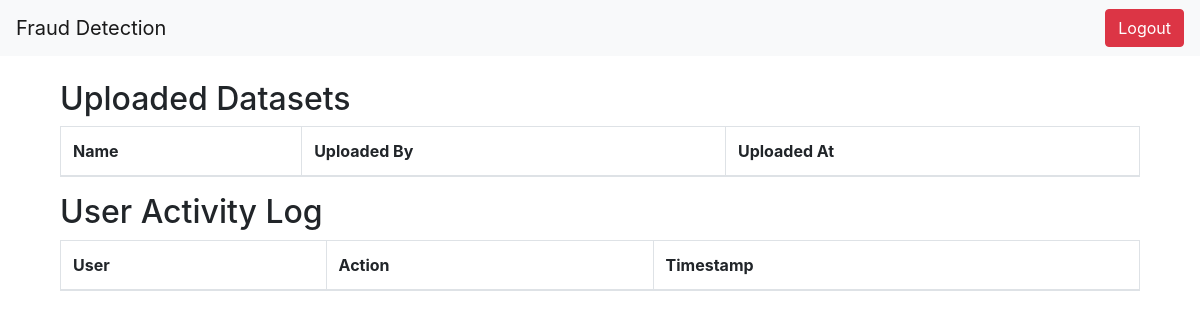
Page /admin_dashboard/ (signed in) on the earlier database version.
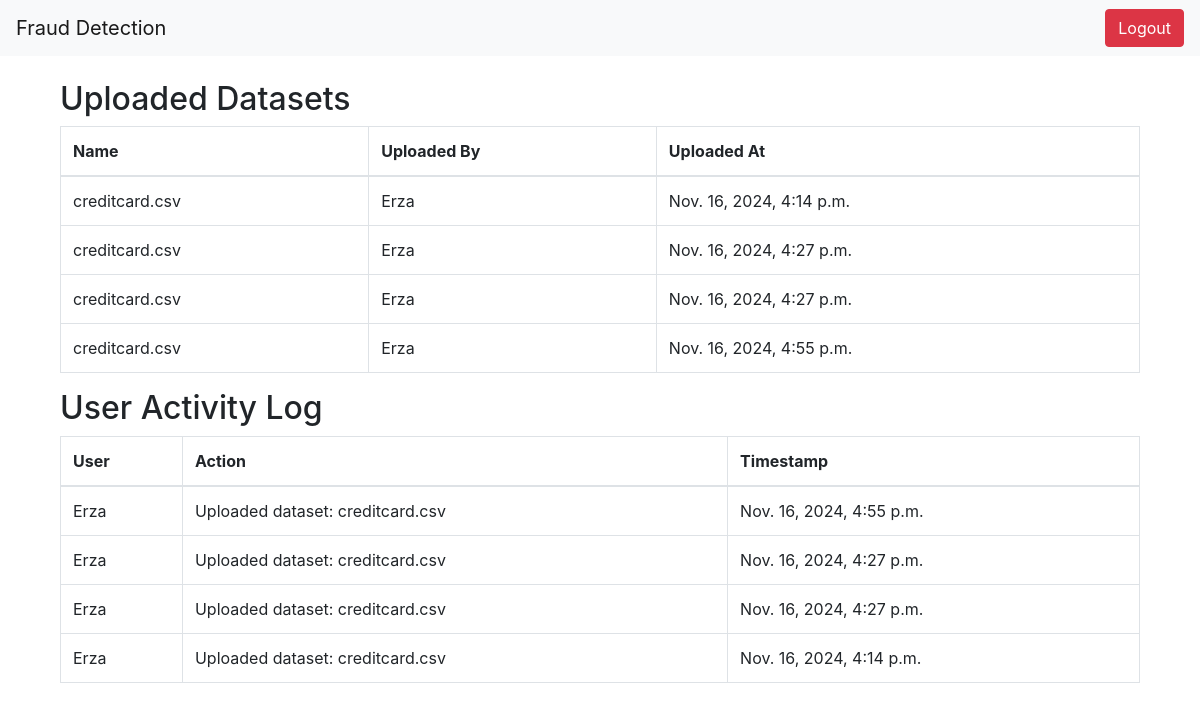
Same page on the later database version.
### detection/models.py (models this page shows, shortened)
class Dataset(models.Model):
    name = models.CharField(max_length=255)
    file = models.FileField(upload_to='datasets/')
    uploaded_at = models.DateTimeField(auto_now_add=True)
    uploaded_by = models.ForeignKey(User, on_delete=models.CASCADE)

class UserActivityLog(models.Model):
    user = models.ForeignKey(User, on_delete=models.CASCADE)
    action = models.CharField(max_length=255)
    timestamp = models.DateTimeField(auto_now_add=True)

### detection/views.py (the view)
# urls.py: path('admin_dashboard/', views.admin_dashboard_view, name='admin_dashboard'),  # Admin dashboard
@login_required
@user_passes_test(is_admin)
def admin_dashboard_view(request):
    datasets = Dataset.objects.all()  # Admin can see all datasets
    user_activity = UserActivityLog.objects.order_by('-timestamp')[:10]  # Last 10 actions
    return render(request, 'admin_dashboard.html', {
        'datasets': datasets,
        'user_activity': user_activity,
    })

### detection/views.py (called while the page is built)
def is_admin(user):
    return user.is_superuser

### detection/templates/admin_dashboard.html (shortened to what this page needs)
{% extends 'base.html' %}
{% block content %}
<div class="container mt-4">
    <h2>Uploaded Datasets</h2>
    <table class="table table-bordered">
        <thead>
            <tr>
                <th>Name</th>
                <th>Uploaded By</th>
                <th>Uploaded At</th>
            </tr>
        </thead>
        <tbody>
            {% for dataset in datasets %}
            <tr>
                <td>{{ dataset.name }}</td>
                <td>{{ dataset.uploaded_by.username }}</td>
                <td>{{ dataset.uploaded_at }}</td>
            </tr>
            {% endfor %}
        </tbody>
    </table>
    <h2>User Activity Log</h2>
    <table class="table table-bordered">
        <thead>
            <tr>
                <th>User</th>
                <th>Action</th>
                <th>Timestamp</th>
            </tr>
        </thead>
        <tbody>
            {% for log in user_activity %}
            <tr>
                <td>{{ log.user.username }}</td>
                <td>{{ log.action }}</td>
                <td>{{ log.timestamp }}</td>
            </tr>
            {% endfor %}
        </tbody>
    </table>
</div>
{% endblock %}

### detection/templates/base.html (shortened to what this page needs)
<!DOCTYPE html>
<html lang="en">
<head>
    <link rel="stylesheet" href="https://maxcdn.bootstrapcdn.com/bootstrap/4.5.2/css/bootstrap.min.css">
</head>
<body>
    <nav class="navbar navbar-expand-lg navbar-light bg-light">
        <a class="navbar-brand" href="{% url 'home' %}">Fraud Detection</a>
        <div class="collapse navbar-collapse">
            <ul class="navbar-nav ml-auto">
                {% if user.is_authenticated %}
                    <li class="nav-item">
                        <form method="post" action="{% url 'logout' %}">
                            <button type="submit" class="btn btn-danger">Logout</button>
                        </form>
                    </li>
                {% endif %}
            </ul>
        </div>
    </nav>
    <div class="container mt-4">
        {% block content %}{% endblock %}
    </div>
</body>
</html>

Differences in the rows shown:
added Dataset: name "creditcard.csv", uploaded_by.username "Erza", uploaded_at "Nov. 16, 2024, 4:14 p.m."
added Dataset: name "creditcard.csv", uploaded_by.username "Erza", uploaded_at "Nov. 16, 2024, 4:27 p.m."
added Dataset: name "creditcard.csv", uploaded_by.username "Erza", uploaded_at "Nov. 16, 2024, 4:27 p.m."
added Dataset: name "creditcard.csv", uploaded_by.username "Erza", uploaded_at "Nov. 16, 2024, 4:55 p.m."
added UserActivityLog: user.username "Erza", action "Uploaded dataset: creditcard.csv", timestamp "Nov. 16, 2024, 4:55 p.m."
added UserActivityLog: user.username "Erza", action "Uploaded dataset: creditcard.csv", timestamp "Nov. 16, 2024, 4:27 p.m."
added UserActivityLog: user.username "Erza", action "Uploaded dataset: creditcard.csv", timestamp "Nov. 16, 2024, 4:27 p.m."
added UserActivityLog: user.username "Erza", action "Uploaded dataset: creditcard.csv", timestamp "Nov. 16, 2024, 4:14 p.m."
